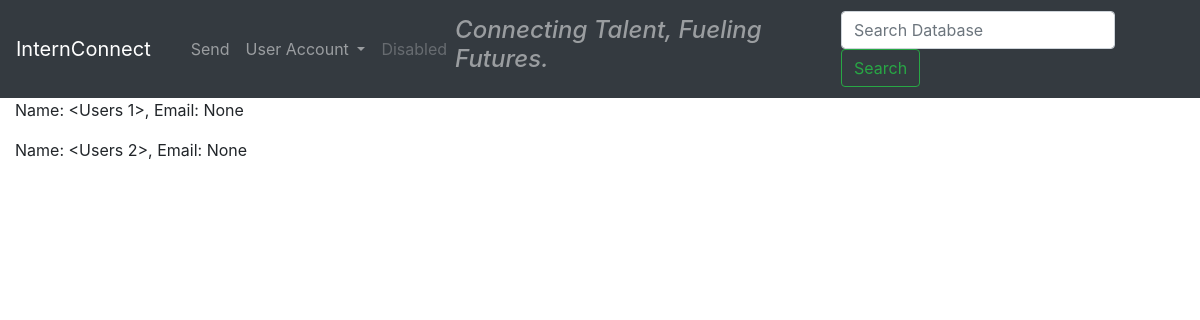
Before: /view with the older database file.
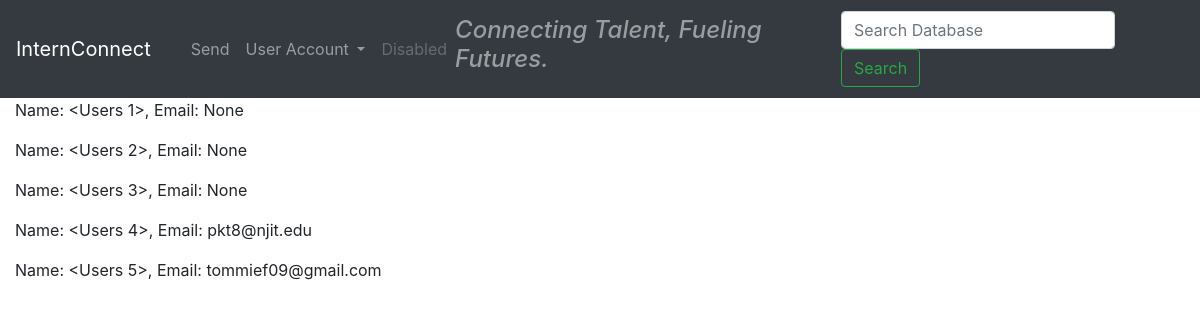
After: the same page with the newer database file.
### app.py (models this page shows, shortened)
class Users(db.Model):
    id = db.Column("id", db.Integer, primary_key=True)
    name = db.Column(db.String(50))
    email = db.Column(db.String(50))

### app.py (the view)
@app.route("/view")
def view():
    return render_template("view.html", values=Users.query.all())

### templates/view.html (shortened to what this page needs)
{% extends "base.html" %}
{% block content %}
    {% for item in values %}
        <p>Name: {{item}}, Email: {{item.email}}</p>
    {% endfor %}
{% endblock content %}

### templates/base.html (shortened to what this page needs)
<!DOCTYPE html>
<html lang="en">
{% block head %}
<head>
    <link rel="stylesheet" href="https://cdn.jsdelivr.net/npm/bootstrap@4.3.1/dist/css/bootstrap.min.css"
>
    <link rel="stylesheet" type="text/css" href="{{ url_for('static', filename='styles/style.css')}}">
</head>
{% endblock  %}
<body>
    <nav class="navbar navbar-expand-lg navbar-dark bg-dark">
        <a class="navbar-brand" href="\">InternConnect</a>
        <div class="collapse navbar-collapse" id="navbarSupportedContent">
            <ul class="navbar-nav mr-auto">
                <li class="nav-item active">
                    <a class="nav-link" href="/"> <span class="sr-only">(current)</span></a>
                </li>
                <li class="nav-item">
                    <a class="nav-link" href="/send-message">Send</a>
                </li>
                <li class="nav-item dropdown">
                    <a class="nav-link dropdown-toggle" href="#" id="navbarDropdown" role="button"
                        data-toggle="dropdown" aria-haspopup="true" aria-expanded="false">
                        User Account
                    </a>
                </li>
                <li class="nav-item">
                    <a class="nav-link disabled" href="#" tabindex="-1" aria-disabled="true">Disabled</a>
                </li>
            </ul>
            <span class="navbar-text">
                <h4><em>Connecting Talent, Fueling Futures.</em></h4>
            </span>
            <form class="form-inline my-2 my-lg-0">
                <input class="form-control mr-sm-2" type="search" placeholder="Search Database" aria-label="Search">
                <button class="btn btn-outline-success my-2 my-sm-0" type="submit">Search</button>
            </form>
        </div>
    </nav>
    <div class="container-fluid">
        {% block content  %}
        {% endblock  %}
    </div>
</body>
</html>

Changed rows visible on the page:
added Users: item "<Users 3>", email "None"
added Users: item "<Users 4>", email "pkt8@njit.edu"
added Users: item "<Users 5>", email "tommief09@gmail.com"
